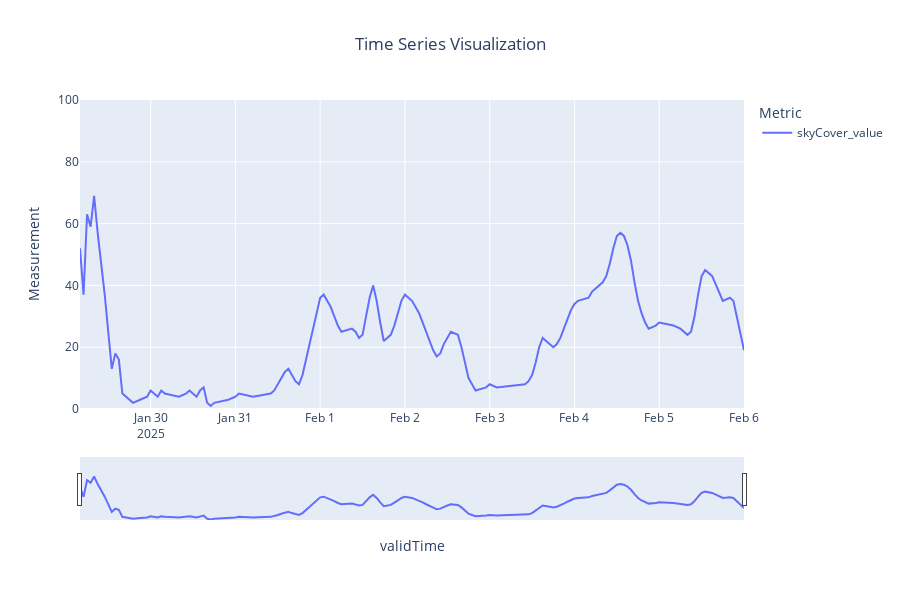

This figure's notebook cell:
### Code cell
import plotly.express as px
import plotly.graph_objs as go
from plotly.subplots import make_subplots

def plotly_express_timeseries(df, index = 'index', title = 'Time Series Visualization' ):
    """Create interactive line plot using Plotly Express"""
    fig = px.line(
        df.reset_index(), 
        x=index, 
        y=df.columns, 
        title=title,
        labels={'index': 'Date', 'value': 'Measurement', 'variable': 'Metric'},
        height=600
    )
    
    # Add range slider and selectors
    fig.update_layout(
        xaxis_rangeslider_visible=True,
        title_x=0.5,
        yaxis = dict(range=[0, 100])
    )
    
    return fig

#plotly_express_timeseries(skyCover.dropna())
df = skyCover.dropna()[['skyCover_value']]
plotly_express_timeseries(df, 'validTime')

### Figure 1 — Plotly figure (JSON) as saved in the notebook; plotly's stock layout.template omitted (floating-point values rounded to 4 significant figures; data arrays with more than 128 entries replaced by an {"elided": "..."} marker saying what was removed)
{"data": [{"hovertemplate": "Metric=skyCover_value<br>validTime=%{x}<br>Measurement=%{y}<extra></extra>", "legendgroup": "skyCover_value", "line": {"color": "#636efa", "dash": "solid"}, "marker": {"symbol": "circle"}, "mode": "lines", "name": "skyCover_value", "orientation": "v", "showlegend": true, "type": "scatter", "x": {"elided": "141 str values"}, "xaxis": "x", "y": {"elided": "141 int values"}, "yaxis": "y"}], "layout": {"height": 600, "legend": {"title": {"text": "Metric"}, "tracegroupgap": 0}, "title": {"text": "Time Series Visualization", "x": 0.5}, "xaxis": {"anchor": "y", "domain": [0, 1], "rangeslider": {"visible": true}, "title": {"text": "validTime"}}, "yaxis": {"anchor": "x", "domain": [0, 1], "range": [0, 100], "title": {"text": "Measurement"}}}}
